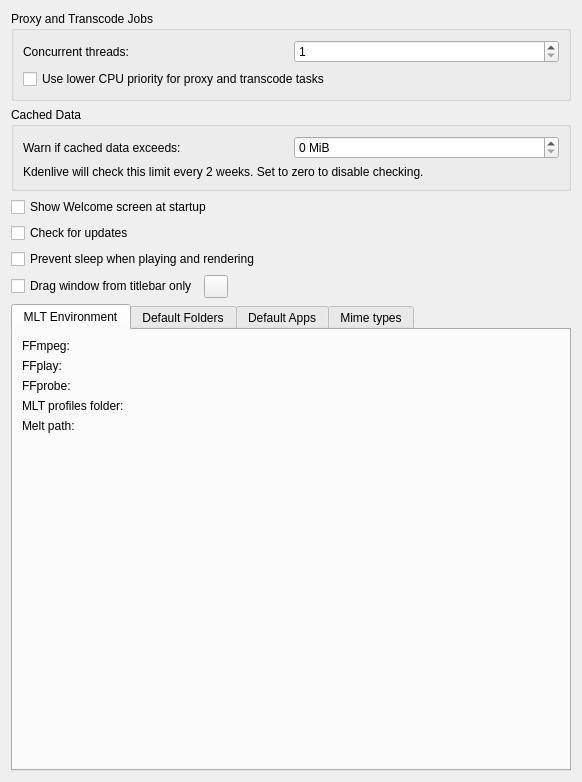
<?xml version="1.0" encoding="UTF-8"?>
<ui version="4.0">
 <author>
SPDX-FileCopyrightText: none
SPDX-License-Identifier: GPL-3.0-only OR LicenseRef-KDE-Accepted-GPL
 </author>
 <class>ConfigEnv_UI</class>
 <widget class="QWidget" name="ConfigEnv_UI">
  <property name="geometry">
   <rect>
    <x>0</x>
    <y>0</y>
    <width>582</width>
    <height>782</height>
   </rect>
  </property>
  <property name="sizePolicy">
   <sizepolicy hsizetype="MinimumExpanding" vsizetype="Preferred">
    <horstretch>0</horstretch>
    <verstretch>0</verstretch>
   </sizepolicy>
  </property>
  <layout class="QGridLayout" name="gridLayout">
   <item row="0" column="0">
    <widget class="QGroupBox" name="groupBox">
     <property name="title">
      <string>Proxy and Transcode Jobs</string>
     </property>
     <layout class="QGridLayout" name="gridLayout_4">
      <item row="1" column="0" colspan="2">
       <widget class="QCheckBox" name="kcfg_nice_tasks">
        <property name="text">
         <string>Use lower CPU priority for proxy and transcode tasks</string>
        </property>
       </widget>
      </item>
      <item row="0" column="1">
       <widget class="QSpinBox" name="kcfg_proxythreads">
        <property name="sizePolicy">
         <sizepolicy hsizetype="Minimum" vsizetype="Fixed">
          <horstretch>0</horstretch>
          <verstretch>0</verstretch>
         </sizepolicy>
        </property>
        <property name="minimum">
         <number>1</number>
        </property>
       </widget>
      </item>
      <item row="0" column="0">
       <widget class="QLabel" name="label_9">
        <property name="text">
         <string>Concurrent threads:</string>
        </property>
       </widget>
      </item>
     </layout>
    </widget>
   </item>
   <item row="1" column="0">
    <widget class="QGroupBox" name="groupBox_2">
     <property name="title">
      <string>Cached Data</string>
     </property>
     <layout class="QGridLayout" name="gridLayout_7">
      <item row="1" column="0" colspan="2">
       <widget class="QLabel" name="label_18">
        <property name="text">
         <string>Kdenlive will check this limit every 2 weeks. Set to zero to disable checking.</string>
        </property>
       </widget>
      </item>
      <item row="0" column="1">
       <widget class="QSpinBox" name="kcfg_maxcachesize">
        <property name="sizePolicy">
         <sizepolicy hsizetype="Minimum" vsizetype="Fixed">
          <horstretch>0</horstretch>
          <verstretch>0</verstretch>
         </sizepolicy>
        </property>
        <property name="suffix">
         <string> MiB</string>
        </property>
        <property name="minimum">
         <number>0</number>
        </property>
        <property name="maximum">
         <number>10000000</number>
        </property>
       </widget>
      </item>
      <item row="0" column="0">
       <widget class="QLabel" name="label_17">
        <property name="text">
         <string>Warn if cached data exceeds:</string>
        </property>
       </widget>
      </item>
     </layout>
    </widget>
   </item>
   <item row="2" column="0">
    <widget class="QCheckBox" name="kcfg_showWelcome">
     <property name="text">
      <string>Show Welcome screen at startup</string>
     </property>
    </widget>
   </item>
   <item row="3" column="0">
    <widget class="QCheckBox" name="kcfg_checkForUpdate">
     <property name="text">
      <string>Check for updates</string>
     </property>
    </widget>
   </item>
   <item row="4" column="0">
    <widget class="QCheckBox" name="kcfg_usePowerManagement">
     <property name="text">
      <string>Prevent sleep when playing and rendering</string>
     </property>
    </widget>
   </item>
   <item row="5" column="0">
    <layout class="QHBoxLayout" name="horizontalLayout_5">
     <item>
      <widget class="QCheckBox" name="dragFromTitlebarOnly">
       <property name="text">
        <string>Drag window from titlebar only</string>
       </property>
      </widget>
     </item>
     <item>
      <widget class="KContextualHelpButton" name="kcontextualhelpbutton">
       <property name="contextualHelpText">
        <string>This will apply to all KDE applications using the Breeze style.</string>
       </property>
      </widget>
     </item>
     <item>
      <spacer name="horizontalSpacer">
       <property name="orientation">
        <enum>Qt::Orientation::Horizontal</enum>
       </property>
       <property name="sizeHint" stdset="0">
        <size>
         <width>40</width>
         <height>20</height>
        </size>
       </property>
      </spacer>
     </item>
    </layout>
   </item>
   <item row="6" column="0">
    <widget class="QTabWidget" name="tabWidget">
     <property name="currentIndex">
      <number>0</number>
     </property>
     <widget class="QWidget" name="tab">
      <attribute name="title">
       <string>MLT Environment</string>
      </attribute>
      <layout class="QFormLayout" name="formLayout">
       <item row="0" column="0">
        <widget class="QLabel" name="label_8">
         <property name="text">
          <string>FFmpeg:</string>
         </property>
        </widget>
       </item>
       <item row="0" column="1">
        <widget class="KUrlRequester" name="ffmpegurl"/>
       </item>
       <item row="1" column="0">
        <widget class="QLabel" name="label_13">
         <property name="text">
          <string>FFplay:</string>
         </property>
        </widget>
       </item>
       <item row="1" column="1">
        <widget class="KUrlRequester" name="ffplayurl"/>
       </item>
       <item row="2" column="0">
        <widget class="QLabel" name="label_14">
         <property name="text">
          <string>FFprobe:</string>
         </property>
        </widget>
       </item>
       <item row="2" column="1">
        <widget class="KUrlRequester" name="ffprobeurl"/>
       </item>
       <item row="3" column="0">
        <widget class="QLabel" name="label">
         <property name="text">
          <string>MLT profiles folder:</string>
         </property>
        </widget>
       </item>
       <item row="3" column="1">
        <widget class="KUrlRequester" name="mltpathurl"/>
       </item>
       <item row="4" column="0">
        <widget class="QLabel" name="label_2">
         <property name="text">
          <string>Melt path:</string>
         </property>
        </widget>
       </item>
       <item row="4" column="1">
        <widget class="KUrlRequester" name="rendererpathurl"/>
       </item>
       <item row="5" column="1">
        <spacer name="verticalSpacer_2">
         <property name="orientation">
          <enum>Qt::Orientation::Vertical</enum>
         </property>
         <property name="sizeHint" stdset="0">
          <size>
           <width>20</width>
           <height>40</height>
          </size>
         </property>
        </spacer>
       </item>
      </layout>
     </widget>
     <widget class="QWidget" name="tab_2">
      <attribute name="title">
       <string>Default Folders</string>
      </attribute>
      <layout class="QFormLayout" name="formLayout_3">
       <item row="0" column="0">
        <widget class="QLabel" name="label_3">
         <property name="text">
          <string>Temporary files:</string>
         </property>
        </widget>
       </item>
       <item row="0" column="1">
        <widget class="KUrlRequester" name="tmppathurl"/>
       </item>
       <item row="2" column="0">
        <widget class="QLabel" name="label_10">
         <property name="text">
          <string>Capture folder:</string>
         </property>
        </widget>
       </item>
       <item row="2" column="1">
        <widget class="QComboBox" name="kcfg_capturetoprojectfolder">
         <item>
          <property name="text">
           <string>Use default folder</string>
          </property>
         </item>
         <item>
          <property name="text">
           <string>Always use project folder</string>
          </property>
         </item>
         <item>
          <property name="text">
           <string>Always use custom folder</string>
          </property>
         </item>
         <item>
          <property name="text">
           <string>Always use a custom subfolder of project folder</string>
          </property>
         </item>
        </widget>
       </item>
       <item row="4" column="1">
        <layout class="QVBoxLayout" name="verticalLayout_2">
         <item>
          <widget class="QLineEdit" name="kcfg_captureprojectsubfolder">
           <property name="placeholderText">
            <string>Subfolder of project folder</string>
           </property>
          </widget>
         </item>
         <item>
          <widget class="KUrlRequester" name="capturefolderurl"/>
         </item>
        </layout>
       </item>
       <item row="6" column="0">
        <widget class="QLabel" name="label_15">
         <property name="text">
          <string>Library folder:</string>
         </property>
        </widget>
       </item>
       <item row="6" column="1">
        <widget class="QCheckBox" name="kcfg_librarytodefaultfolder">
         <property name="text">
          <string>Use default folder</string>
         </property>
        </widget>
       </item>
       <item row="7" column="1">
        <widget class="KUrlRequester" name="libraryfolderurl"/>
       </item>
       <item row="9" column="0">
        <widget class="QLabel" name="label_16">
         <property name="text">
          <string>Folder for rendering, titles, scripts:</string>
         </property>
         <property name="alignment">
          <set>Qt::AlignmentFlag::AlignRight|Qt::AlignmentFlag::AlignTrailing|Qt::AlignmentFlag::AlignVCenter</set>
         </property>
         <property name="wordWrap">
          <bool>true</bool>
         </property>
        </widget>
       </item>
       <item row="9" column="1">
        <widget class="QComboBox" name="kcfg_videotodefaultfolder">
         <item>
          <property name="text">
           <string>Use default folder</string>
          </property>
         </item>
         <item>
          <property name="text">
           <string>Always use project folder</string>
          </property>
         </item>
         <item>
          <property name="text">
           <string>Always use custom folder</string>
          </property>
         </item>
        </widget>
       </item>
       <item row="11" column="1">
        <widget class="KUrlRequester" name="videofolderurl">
         <property name="sizePolicy">
          <sizepolicy hsizetype="MinimumExpanding" vsizetype="Preferred">
           <horstretch>0</horstretch>
           <verstretch>0</verstretch>
          </sizepolicy>
         </property>
        </widget>
       </item>
       <item row="13" column="1">
        <spacer name="verticalSpacer_3">
         <property name="orientation">
          <enum>Qt::Orientation::Vertical</enum>
         </property>
         <property name="sizeHint" stdset="0">
          <size>
           <width>20</width>
           <height>40</height>
          </size>
         </property>
        </spacer>
       </item>
      </layout>
     </widget>
     <widget class="QWidget" name="tab_3">
      <attribute name="title">
       <string>Default Apps</string>
      </attribute>
      <layout class="QFormLayout" name="formLayout_2">
       <item row="0" column="0">
        <widget class="QLabel" name="label_4">
         <property name="text">
          <string>Image editing:</string>
         </property>
        </widget>
       </item>
       <item row="0" column="1">
        <layout class="QHBoxLayout" name="horizontalLayout">
         <item>
          <widget class="QLineEdit" name="kcfg_defaultimageapp">
           <property name="placeholderText">
            <string>Path to image editing application</string>
           </property>
           <property name="showClearButton" stdset="0">
            <bool>true</bool>
           </property>
          </widget>
         </item>
         <item>
          <widget class="QPushButton" name="kp_image">
           <property name="text">
            <string>Change…</string>
           </property>
          </widget>
         </item>
        </layout>
       </item>
       <item row="1" column="1">
        <layout class="QHBoxLayout" name="horizontalLayout_2">
         <item>
          <widget class="QLineEdit" name="kcfg_defaultaudioapp">
           <property name="placeholderText">
            <string>Path to audio editing application</string>
           </property>
           <property name="showClearButton" stdset="0">
            <bool>true</bool>
           </property>
          </widget>
         </item>
         <item>
          <widget class="QPushButton" name="kp_audio">
           <property name="text">
            <string>Change…</string>
           </property>
          </widget>
         </item>
        </layout>
       </item>
       <item row="1" column="0">
        <widget class="QLabel" name="label_11">
         <property name="text">
          <string>Audio editing:</string>
         </property>
        </widget>
       </item>
       <item row="2" column="1">
        <layout class="QHBoxLayout" name="horizontalLayout_3">
         <item>
          <widget class="QLineEdit" name="kcfg_glaxnimatePath">
           <property name="placeholderText">
            <string>Path to Glaxnimate executable</string>
           </property>
          </widget>
         </item>
         <item>
          <widget class="QPushButton" name="kp_anim">
           <property name="text">
            <string>Change…</string>
           </property>
          </widget>
         </item>
        </layout>
       </item>
       <item row="2" column="0">
        <widget class="QLabel" name="label_7">
         <property name="text">
          <string>Animation editing:</string>
         </property>
        </widget>
       </item>
       <item row="3" column="1">
        <layout class="QHBoxLayout" name="horizontalLayout_4">
         <item>
          <widget class="QLineEdit" name="kcfg_defaultvideoapp">
           <property name="placeholderText">
            <string>Path to video editor executable</string>
           </property>
          </widget>
         </item>
         <item>
          <widget class="QPushButton" name="kp_video">
           <property name="text">
            <string>Change…</string>
           </property>
          </widget>
         </item>
        </layout>
       </item>
       <item row="3" column="0">
        <widget class="QLabel" name="label_19">
         <property name="text">
          <string>Video editing:</string>
         </property>
        </widget>
       </item>
       <item row="4" column="0">
        <spacer name="verticalSpacer_4">
         <property name="orientation">
          <enum>Qt::Orientation::Vertical</enum>
         </property>
         <property name="sizeHint" stdset="0">
          <size>
           <width>20</width>
           <height>40</height>
          </size>
         </property>
        </spacer>
       </item>
      </layout>
     </widget>
     <widget class="QWidget" name="tab_4">
      <attribute name="title">
       <string>Mime types</string>
      </attribute>
      <layout class="QGridLayout" name="gridLayout_5">
       <item row="0" column="0">
        <widget class="QLabel" name="label_5">
         <property name="text">
          <string>Additional clip MIME types</string>
         </property>
        </widget>
       </item>
       <item row="1" column="0">
        <widget class="QLineEdit" name="kcfg_addedExtensions">
         <property name="placeholderText">
          <string notr="true">*.mp4 *.mov</string>
         </property>
        </widget>
       </item>
       <item row="2" column="0">
        <widget class="QLabel" name="label_12">
         <property name="text">
          <string>Supported clip MIME types</string>
         </property>
        </widget>
       </item>
       <item row="3" column="0">
        <widget class="QPlainTextEdit" name="supportedmimes">
         <property name="readOnly">
          <bool>true</bool>
         </property>
        </widget>
       </item>
      </layout>
     </widget>
    </widget>
   </item>
  </layout>
 </widget>
 <customwidgets>
  <customwidget>
   <class>KUrlRequester</class>
   <extends>QWidget</extends>
   <header>kurlrequester.h</header>
   <container>1</container>
  </customwidget>
  <customwidget>
   <class>KContextualHelpButton</class>
   <extends>QToolButton</extends>
   <header>kcontextualhelpbutton.h</header>
  </customwidget>
 </customwidgets>
 <tabstops>
  <tabstop>kcfg_proxythreads</tabstop>
  <tabstop>kcfg_nice_tasks</tabstop>
  <tabstop>kcfg_maxcachesize</tabstop>
  <tabstop>tmppathurl</tabstop>
  <tabstop>kcfg_showWelcome</tabstop>
  <tabstop>kcfg_checkForUpdate</tabstop>
  <tabstop>kcfg_usePowerManagement</tabstop>
  <tabstop>dragFromTitlebarOnly</tabstop>
  <tabstop>tabWidget</tabstop>
  <tabstop>ffmpegurl</tabstop>
  <tabstop>ffplayurl</tabstop>
  <tabstop>ffprobeurl</tabstop>
  <tabstop>mltpathurl</tabstop>
  <tabstop>rendererpathurl</tabstop>
  <tabstop>kcfg_captureprojectsubfolder</tabstop>
  <tabstop>capturefolderurl</tabstop>
  <tabstop>kcfg_librarytodefaultfolder</tabstop>
  <tabstop>libraryfolderurl</tabstop>
  <tabstop>kcfg_videotodefaultfolder</tabstop>
  <tabstop>videofolderurl</tabstop>
  <tabstop>kcfg_defaultimageapp</tabstop>
  <tabstop>kp_image</tabstop>
  <tabstop>kcfg_defaultaudioapp</tabstop>
  <tabstop>kp_audio</tabstop>
  <tabstop>kcfg_glaxnimatePath</tabstop>
  <tabstop>kp_anim</tabstop>
  <tabstop>kcfg_defaultvideoapp</tabstop>
  <tabstop>kp_video</tabstop>
  <tabstop>kcfg_addedExtensions</tabstop>
  <tabstop>supportedmimes</tabstop>
  <tabstop>kcfg_capturetoprojectfolder</tabstop>
 </tabstops>
 <resources/>
 <connections/>
</ui>
